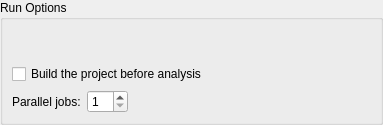
<?xml version="1.0" encoding="UTF-8"?>
<ui version="4.0">
 <class>ClangTools::Internal::RunSettingsWidget</class>
 <widget class="QWidget" name="ClangTools::Internal::RunSettingsWidget">
  <property name="geometry">
   <rect>
    <x>0</x>
    <y>0</y>
    <width>383</width>
    <height>125</height>
   </rect>
  </property>
  <property name="windowTitle">
   <string>Form</string>
  </property>
  <layout class="QVBoxLayout" name="verticalLayout">
   <property name="leftMargin">
    <number>0</number>
   </property>
   <property name="topMargin">
    <number>0</number>
   </property>
   <property name="rightMargin">
    <number>0</number>
   </property>
   <property name="bottomMargin">
    <number>0</number>
   </property>
   <item>
    <widget class="QGroupBox" name="groupBox">
     <property name="title">
      <string>Run Options</string>
     </property>
     <layout class="QVBoxLayout" name="verticalLayout_2">
      <item>
       <widget class="CppTools::ClangDiagnosticConfigsSelectionWidget" name="diagnosticWidget" native="true"/>
      </item>
      <item>
       <widget class="QCheckBox" name="buildBeforeAnalysis">
        <property name="text">
         <string>Build the project before analysis</string>
        </property>
       </widget>
      </item>
      <item>
       <layout class="QHBoxLayout" name="processesLayout">
        <item>
         <widget class="QLabel" name="label_2">
          <property name="text">
           <string>Parallel jobs:</string>
          </property>
         </widget>
        </item>
        <item>
         <widget class="QSpinBox" name="parallelJobsSpinBox">
          <property name="minimum">
           <number>1</number>
          </property>
          <property name="maximum">
           <number>32</number>
          </property>
         </widget>
        </item>
        <item>
         <spacer name="horizontalSpacer_2">
          <property name="orientation">
           <enum>Qt::Horizontal</enum>
          </property>
          <property name="sizeHint" stdset="0">
           <size>
            <width>40</width>
            <height>20</height>
           </size>
          </property>
         </spacer>
        </item>
       </layout>
      </item>
     </layout>
    </widget>
   </item>
  </layout>
 </widget>
 <customwidgets>
  <customwidget>
   <class>CppTools::ClangDiagnosticConfigsSelectionWidget</class>
   <extends>QWidget</extends>
   <header>cpptools/clangdiagnosticconfigsselectionwidget.h</header>
  </customwidget>
 </customwidgets>
 <resources/>
 <connections/>
</ui>
